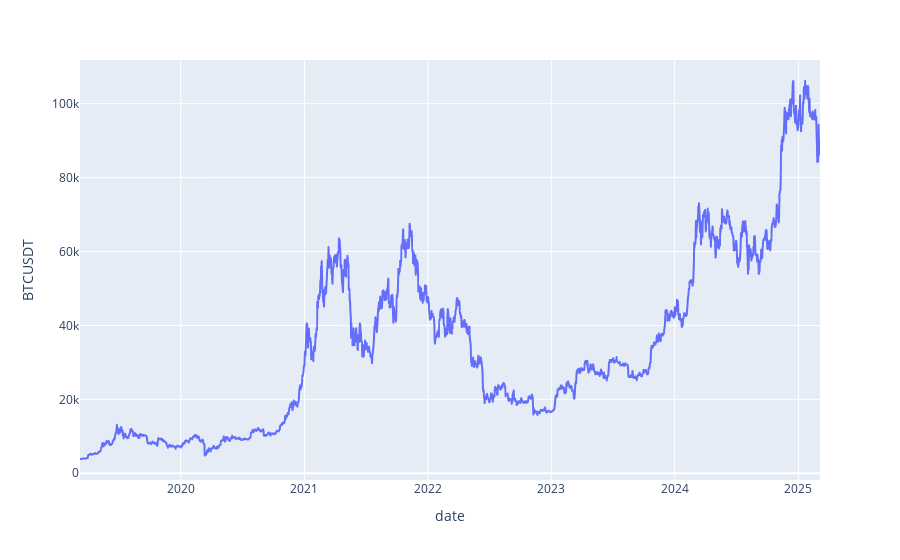

The cell this chart's notebook holds for it:
### Markdown cell above
### Plotting data results:

### Code cell
import plotly.express as px
px.line(df, x='date', y='BTCUSDT')

### Figure 1 — Plotly figure (JSON) as saved in the notebook; plotly's stock layout.template omitted (floating-point values rounded to 4 significant figures; data arrays with more than 128 entries replaced by an {"elided": "..."} marker saying what was removed)
{"data": [{"hovertemplate": "date=%{x}<br>BTCUSDT=%{y}<extra></extra>", "legendgroup": "", "line": {"color": "#636efa", "dash": "solid"}, "marker": {"symbol": "circle"}, "mode": "lines", "name": "", "showlegend": false, "type": "scattergl", "x": {"elided": "2190 str values"}, "xaxis": "x", "y": {"elided": "2190 float values"}, "yaxis": "y"}], "layout": {"legend": {"tracegroupgap": 0}, "margin": {"t": 60}, "xaxis": {"anchor": "y", "domain": [0, 1], "title": {"text": "date"}}, "yaxis": {"anchor": "x", "domain": [0, 1], "title": {"text": "BTCUSDT"}}}}
